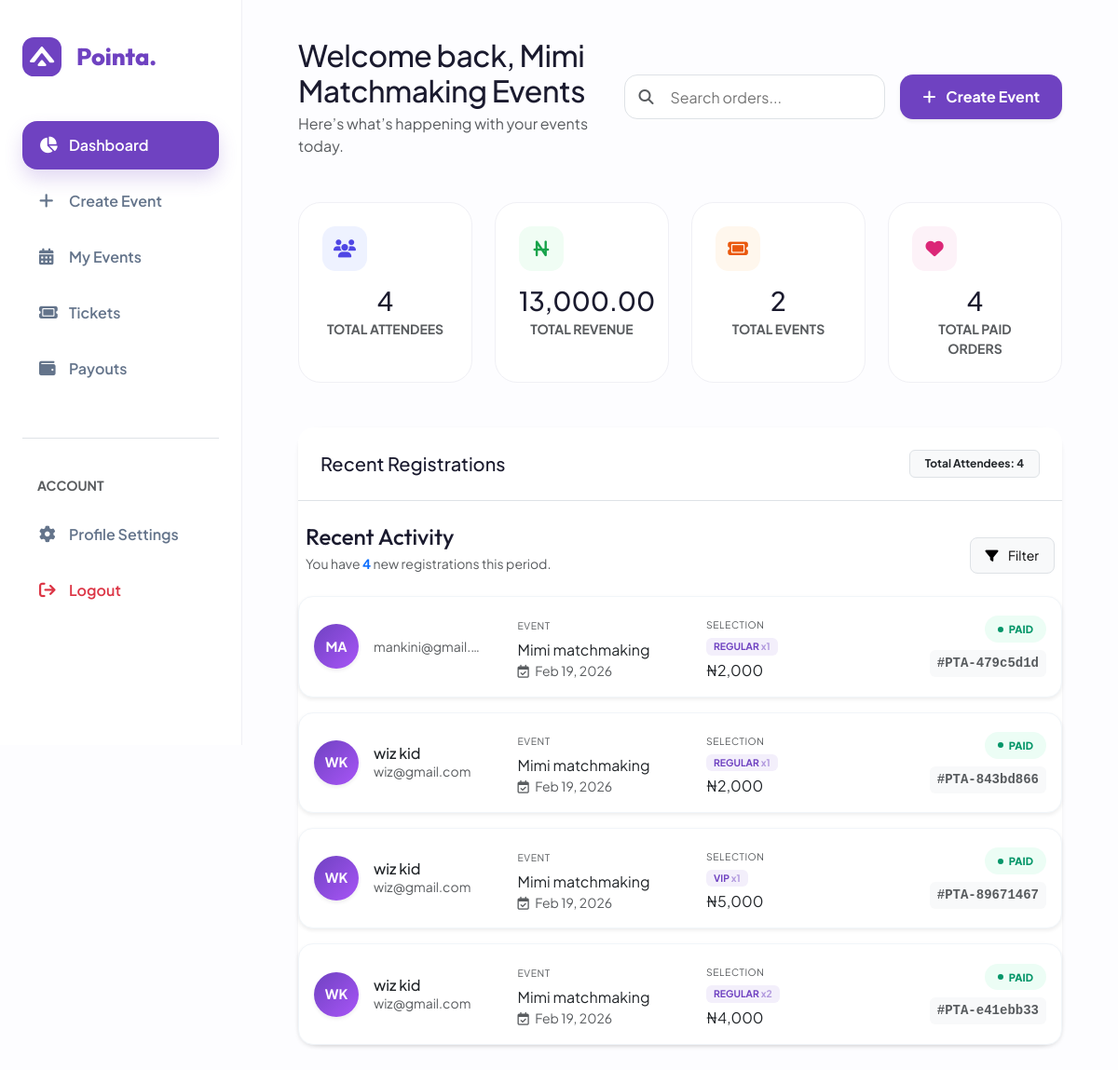
/organizer/dashboard/ (signed in), run on an earlier commit of the app's database.
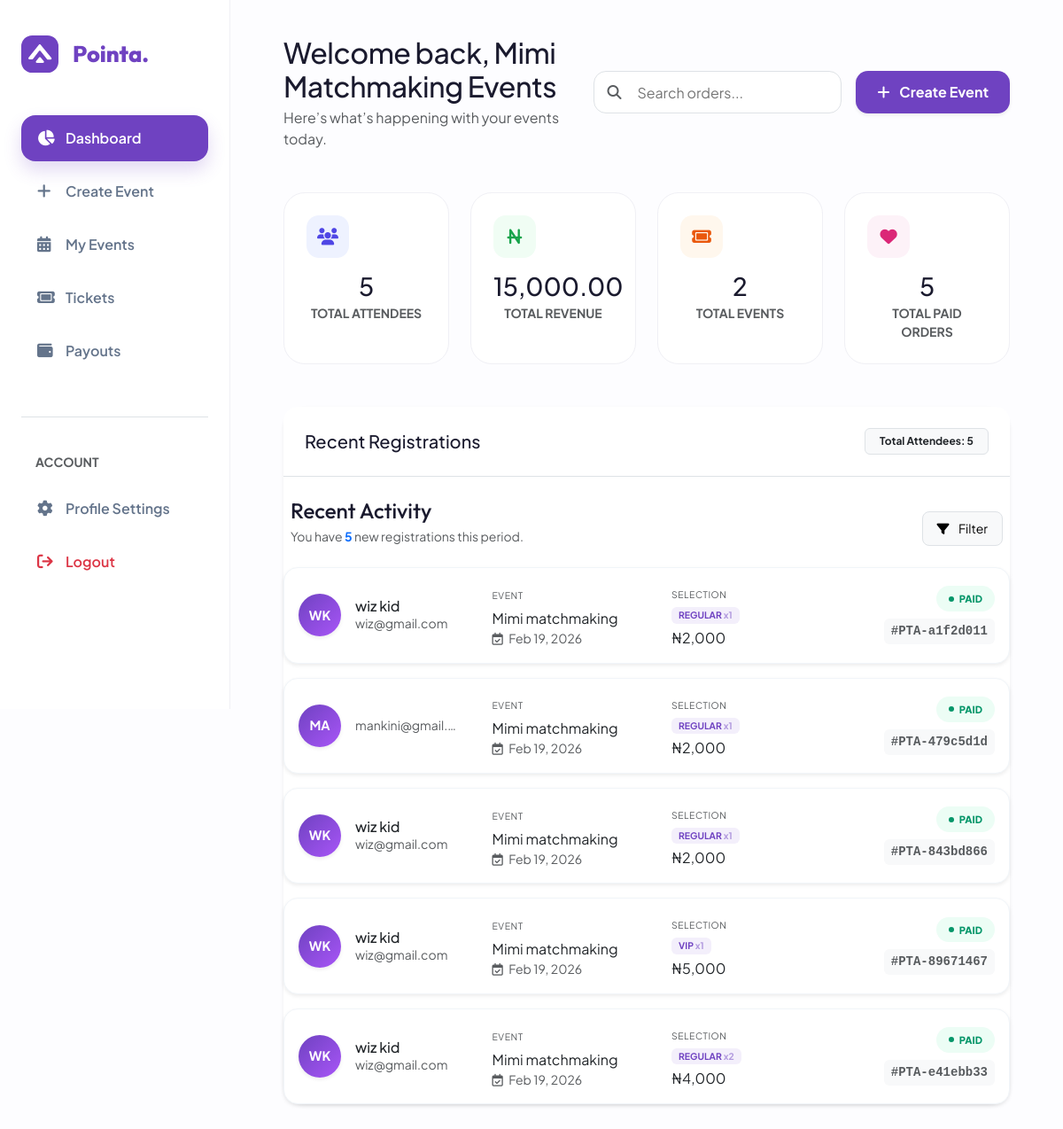
And on a later commit of the database.
### events/models.py (models this page shows, shortened)
class Order(models.Model):
    user = models.ForeignKey(User, on_delete=models.CASCADE)
    event = models.ForeignKey(Event, on_delete=models.CASCADE)
    total_amount = models.DecimalField(max_digits=10, decimal_places=2)
    reference = models.CharField(max_length=100, unique=True)
    STATUS_CHOICES = [
        ("pending", "Pending"),
        ("paid", "Paid"),
        ("failed", "Failed"),
    ]
    status = models.CharField(
        max_length=10,
        choices=STATUS_CHOICES,
        default="pending"
    )
    created_at = models.DateTimeField(auto_now_add=True)

class Event(models.Model):
    organizer = models.ForeignKey(
        Organizer,
        on_delete=models.CASCADE,
        related_name="events"
    )
    category = models.ForeignKey(
        Category,
        on_delete=models.SET_NULL,
        null=True,
        related_name="events"
    )
    title = models.CharField(max_length=200)
    description = models.TextField(blank=True)
    date = models.DateField()
    start_time = models.TimeField(default=datetime.time(9, 0))  # 09:00 AM
    end_time = models.TimeField(default=datetime.time(17, 0))  # 05:00 PM
    venue = models.CharField(max_length=255, blank=True)
    STATE_CHOICES = [
        ("lagos", "Lagos"),
        ("abuja", "Abuja (FCT)"),
    ]
    state = models.CharField(
        max_length=20,
        choices=STATE_CHOICES
    )
    city = models.CharField(max_length=100, blank=True)
    image = models.ImageField(
        upload_to="events/",
        blank=True,
        null=True
    )
    STATUS_CHOICES = [
        ("active", "Active"),
        ("cancelled", "Cancelled"),
        ("completed", "Completed"),
    ]
    status = models.CharField(
        max_length=10,
        choices=STATUS_CHOICES,
        default="active"
    )
    EVENT_TYPE_CHOICES = [
    ("physical", "Physical Event"),
    ("online", "Online Event"),
    ("hybrid", "Hybrid Event"),
    ]
    event_type = models.CharField(
        max_length=10,
        choices=EVENT_TYPE_CHOICES,
        default="physical"
    )
    created_at = models.DateTimeField(auto_now_add=True)
    class Meta:
        ordering = ["-created_at"]

class OrderItem(models.Model):
    order = models.ForeignKey(
        Order,
        on_delete=models.CASCADE,
        related_name="items"
    )
    ticket = models.ForeignKey(Ticket, on_delete=models.CASCADE)
    quantity = models.PositiveIntegerField()

class Ticket(models.Model):
    event = models.ForeignKey(
        Event,
        on_delete=models.CASCADE,
        related_name="tickets"
    )
    name = models.CharField(max_length=50)
    price = models.DecimalField(max_digits=10, decimal_places=2)
    quantity_available = models.PositiveIntegerField()

### events/views.py (the view)
# urls.py: path('organizer/dashboard/', views.org_dashboard, name='org_dashboard'),
@login_required(login_url='organizer_login')
def org_dashboard(request):
    try:
        org = request.user.organizer
    except Organizer.DoesNotExist:
        return redirect('organizer_login')  # redirect if user is not an organizer
    events = Event.objects.filter(organizer=org)
    orders = Order.objects.filter(event__in=events).order_by('-created_at')  # latest first
    total_events = events.count()
    total_attendees = orders.count()
    total_revenue = sum(order.total_amount for order in orders if order.status == 'paid')
    total_paid_orders = Order.objects.filter(
        event__in=events,
        status="paid"
    ).count()
    context = {
        'organizer': org,
        'events': events,
        'orders': orders,
        'total_events': total_events,
        'total_attendees': total_attendees,
        'total_revenue': total_revenue,
        'total_paid_orders': total_paid_orders,
    }
    return render(request, 'events/org_dashboard.html', context)

### events/templates/events/org_dashboard.html (shortened to what the changed rows need)
{%load humanize%}
<!DOCTYPE html>
<html lang="en">
<head>
    <link href="https://cdn.jsdelivr.net/npm/bootstrap@5.3.0/dist/css/bootstrap.min.css" rel="stylesheet">
    <link rel="stylesheet" href="https://cdnjs.cloudflare.com/ajax/libs/font-awesome/6.4.0/css/all.min.css">
</head>
<body>
    <main class="main-content">
        {%block content%}
        <header class="d-flex flex-column flex-md-row justify-content-between align-items-md-center mb-5 gap-4">
            <div class="flex-grow-1">
                <h2 class="fw-800 mb-1" style="letter-spacing: -0.5px;">Welcome back, {{organizer.organization_name}}</h2>
            </div>
        </header>
        <div class="row g-4 mb-5">
            <div class="col-6 col-xl-3 col-md-6">
                <div class="stat-card">
                    <div class="icon-square text-center" style="background: #eef2ff; color: #4f46e5;"><i class="fa-solid fa-users text-center"></i></div>
                    <h3 class="fw-800 mb-1 text-center">{{total_attendees}}</h3>
                    <p class="text-muted small fw-bold mb-0 text-center">TOTAL ATTENDEES</p>
                </div>
            </div>
            <div class="col-6 col-xl-3 col-md-6">
                <div class="stat-card">
                    <div class="icon-square text-center" style="background: #f0fdf4; color: #16a34a;"><i class="fa-solid fa-naira-sign"></i></div>
                    <h3 class="fw-800 mb-1 text-center">{{total_revenue|intcomma}}</h3>
                    <p class="text-muted small fw-bold mb-0 text-center">TOTAL REVENUE</p>
                </div>
            </div>
            <div class="col-6 col-xl-3 col-md-6">
                <div class="stat-card">
                    <div class="icon-square text-center" style="background: #fdf2f8; color: #db2777;"><i class="fa-solid fa-heart"></i></div>
                    <h3 class="fw-800 mb-1 text-center">{{total_paid_orders}}</h3>
                    <p class="text-muted small fw-bold mb-0 text-center">TOTAL PAID ORDERS</p>
                </div>
            </div>
        </div>
        <div class="custom-table shadow-sm border-0">
            <div class="p-4 d-flex justify-content-between align-items-center bg-white border-bottom rounded-top-4">
                <h5 class="fw-800 mb-0">Recent Registrations</h5>
                <span class="badge bg-light text-dark border px-3 py-2">
                    Total Attendees: {{ total_attendees|intcomma }}
                </span>
            </div>
            <div class="registration-container mt-4">
                <div class="d-flex justify-content-between align-items-end mb-4 px-2">
                    <div>
                        <p class="text-muted small mb-0">You have <span class="text-primary fw-bold">{{ orders.count }}</span> new registrations this period.</p>
                    </div>
                </div>
                <div class="reg-list-wrapper">
                    {% for order in orders %}
                    <div class="reg-card mb-3 p-3 bg-white shadow-sm border rounded-4 transition-hover">
                        <div class="row align-items-center">
                            <div class="col-lg-3 col-md-6 mb-3 mb-lg-0">
                                <div class="d-flex align-items-center gap-3">
                                    <div class="avatar-box rounded-circle d-flex align-items-center justify-content-center text-white fw-bold shadow-sm"
                                    style="width: 48px; height: 48px; background: linear-gradient(135deg, #6f42c1, #a855f7); font-size: 0.9rem;">
                                   {% if order.user.first_name or order.user.last_name %}
                                       {{ order.user.first_name|slice:":1"|upper }}{{ order.user.last_name|slice:":1"|upper }}
                                   {% elif order.user.username %}
                                       {{ order.user.username|slice:":2"|upper }}
                                   {% else %}
                                       <i class="fa-solid fa-user"></i>
                                   {% endif %}
                               </div>
                                    <div class="overflow-hidden">
                                        <h6 class="fw-800 mb-0 text-dark text-truncate">{{ order.user.get_full_name }}</h6>
                                        <span class="small text-muted d-block text-truncate">{{ order.user.email }}</span>
                                    </div>
                                </div>
                            </div>
                            <div class="col-lg-3 col-md-6 mb-3 mb-lg-0">
                                <div class="ps-lg-3">
                                    <span class="x-small text-uppercase fw-800 text-muted ls-1">Event</span>
                                    <div class="fw-700 text-dark text-truncate mt-1">{{ order.event.title }}</div>
                                    <div class="small text-muted"><i class="fa-regular fa-calendar-check me-1"></i> {{ order.event.date|date:"M d, Y" }}</div>
                                </div>
                            </div>
                            <div class="col-lg-3 col-md-6 mb-3 mb-lg-0">
                                <div class="ps-lg-3">
                                    <span class="x-small text-uppercase fw-800 text-muted ls-1">Selection</span>
                                    <div class="mt-1 d-flex flex-wrap gap-1">
                                        {% for item in order.items.all %}
                                            <span class="badge bg-soft-purple text-purple border-0 px-2 py-1" style="font-size: 0.65rem;">
                                                {{ item.ticket.name|upper }} <span class="opacity-50">x{{ item.quantity }}</span>
                                            </span>
                                        {% endfor %}
                                    </div>
                                    <div class="fw-800 text-dark mt-1">₦{{ order.total_amount|floatformat:0|intcomma }}</div>
                                </div>
                            </div>
                            <div class="col-lg-3 col-md-6 text-lg-end">
                                <div class="d-flex flex-row flex-lg-column justify-content-between align-items-center align-items-lg-end gap-2">
                                    {% if order.status == 'paid' %}
                                        <span class="status-pill status-paid">
                                            <span class="pulse-dot"></span> PAID
                                        </span>
                                    {% else %}
                                        <span class="status-pill status-pending">
                                            <span class="pulse-dot-pending"></span> PENDING
                                        </span>
                                    {% endif %}
                                    <code class="small fw-bold text-muted bg-light px-2 py-1 rounded">#PTA-{{ order.reference|slice:":8" }}</code>
                                </div>
                            </div>
                        </div>
                    </div>
                    {% empty %}
                    <div class="text-center py-5 bg-white rounded-4 border">
                        <img src="https://illustrations.popsy.co/purple/searching.svg" style="height: 150px;" class="mb-3">
                        <h5 class="fw-800">No registrations found</h5>
                        <p class="text-muted small">When users register for your event, they will appear here.</p>
                    </div>
                    {% endfor %}
                </div>
            </div>
        </div>
        {%endblock content%}
    </main>
</body>
</html>

What changed in the data, as far as the page shows it:
added Order: user.first_name "W", user.last_name "K", user.get_full_name "wiz kid", user.email "wiz@gmail.com", event "Mimi matchmaking", event "Feb 19, 2026", total_amount "2,000", status "paid" (drawn), reference "a1f2d011"
added OrderItem: ticket.name "REGULAR", quantity "1", shown under "W"
Also different on the page:
{{ total_attendees }}: "4" → "5"
{{ total_revenue|intcomma }}: "13,000.00" → "15,000.00"
{{ total_paid_orders }}: "4" → "5"
{{ total_attendees|intcomma }}: "4" → "5"
{{ orders.count }}: "4" → "5"
